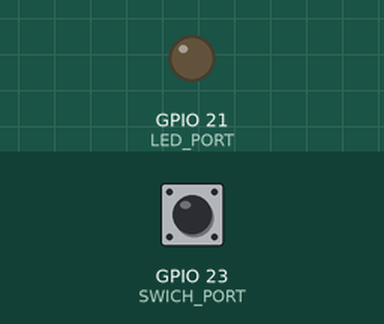
The program below on a simulated Raspberry Pi (BCM pin numbers). Parts: output pins drawn as LEDs (lit = HIGH). Inputs (shaded band) come from the test bench; at power-on: GPIO 23 (SWICH_PORT) LOW. The clock reads 2024-03-15 10:24:30 at power-on unless the program sets it; camera commands give no picture and take their timeout (5 s if none is given; 1 s for webcam tools).

Above: at 1.2 s.
1.3 s: GPIO 23 (SWICH_PORT) pulled HIGH for 0.15 s
At 2.2 s:
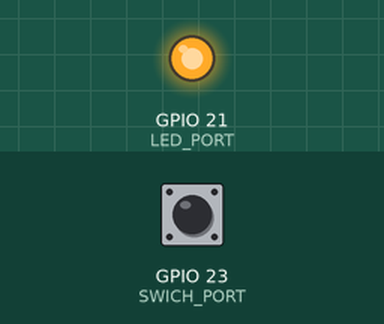
Timing chart, 0 to 7.8 s (numbered marks = the images above; inputs shaded):
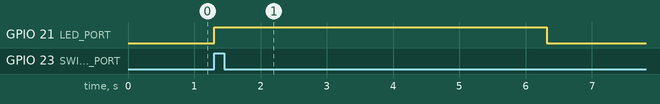

Measured:
- after the input at 1.3 s, GPIO 21 (LED_PORT): LOW → HIGH at once, → LOW 5.0 s later

The program:

camera_sample.py
```python
import RPi.GPIO as GPIO
from time import sleep, time
from datetime import datetime
import subprocess


# PORTの定義
LED_PORT = 21
SWICH_PORT = 23


GPIO.setmode(GPIO.BCM)
GPIO.setup(LED_PORT, GPIO.OUT)
GPIO.setup(SWICH_PORT, GPIO.IN)

def exec(cmd):
    r = subprocess.check_output(cmd, shell=True)
    return r.decode('utf-8').strip()

def take_phote():
    now = datetime.now()
    f = now.strftime('%Y-%m-%d_%H-%M-%S') + 'jpg'
    exec('raspistill -o ' + '/camera/picture/' + f)

try:
    sw = 0
    while True:
        if GPIO.input(SWICH_PORT) == GPIO.HIGH:
            if sw != 0: continue # 連続押し防止
            sw = 1
            GPIO.output(LED_PORT, GPIO.HIGH)
            take_phote()
            continue

        else:
            sw = 0
            GPIO.output(LED_PORT, GPIO.LOW)
        sleep(0.1)
except KeyboardInterrupt:
    pass
GPIO.cleanup()
```
